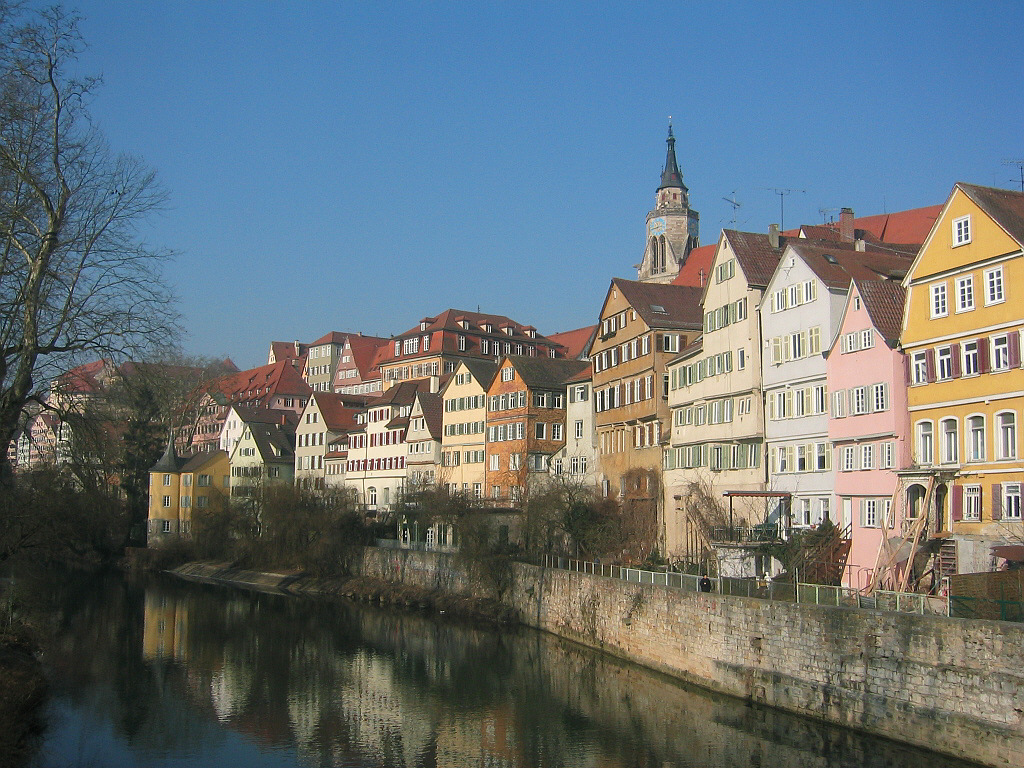
#> input picture paper_images/Tuebingen_Neckarfront.jpg, 1024 x 768 px
$ python -i edge_detection_old.py   (imports and definitions only)   (older library calls are emulated)
#> lines starting #> are read from the running program, lines starting #| are printed output that depends on the picture
import cv2
from skimage import measure
from numpy.linalg import eig
from commonfunctions import *
from numpy import pi, exp, sqrt
from scipy import ndimage as ndi
from skimage.draw import polygon
from skimage.filters import rank
from numpy.linalg import multi_dot
from skimage.util import img_as_ubyte
from skimage.morphology import watershed, disk
from sklearn.feature_extraction.image import extract_patches


# [21 lines left out: functions gaussian_kernel, get_gradient, not called in this run]


def edge_detection(content, n):
    content = rgb2gray(content)
    patches = extract_patches(content, patch_shape=(n, n), extraction_step=1)
    patches = patches.reshape((-1, n, n))
    W = gaussian_kernel(n)
    strength_threshold = 0.04
    coherent_threshold = 0.5
    img = np.zeros(patches.shape[0])
    for k in range(0, patches.shape[0]):  # patches.shape[0]=>patches count
        # for each patch -corresponding to a pixel- calc gradient for all pixels
        Gk = get_gradient(patches[k])
        GWG = multi_dot([Gk.T, W, Gk])
        e_val, e_vect = eig(GWG)
        if e_val[0] > e_val[1]:
            largest = 0  # indx, = np.where(e_val == largest_lambda)
        else:
            largest = 1
        x, y = e_vect[largest, 0], e_vect[largest, 1]  # e_vect corresponding to largest e_val
        if x != 0:
            angle = math.degrees(math.atan(y/x))
        else:
            angle = 90
        strength = math.sqrt(e_val[largest])

        dominator = float(sqrt(e_val[largest]) + sqrt(e_val[1-largest]))
        if dominator != 0:
            coherent = (sqrt(e_val[largest])-sqrt(e_val[1-largest]))/dominator
        if strength >= strength_threshold and coherent >= coherent_threshold:
            img[k] = strength
    img = img.reshape(int(sqrt(patches.shape[0])), int(sqrt(patches.shape[0])))
    return img


def main():
    IM_SIZE = 400
    content = io.imread('../paper_images/Tuebingen_Neckarfront.jpg') / 255.0
    content = (cv2.resize(content, (IM_SIZE, IM_SIZE))).astype(np.float32)
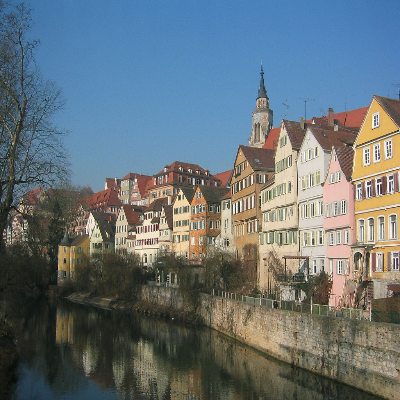
#> content: shape (400, 400, 3) float32; mean R, G, B 0.405, 0.452, 0.473
    root_n = 5
    edge_chull = edge_detection(content, root_n)  # root_n should be odd number
#> in edge_detection, `content = rgb2gray(content)`:
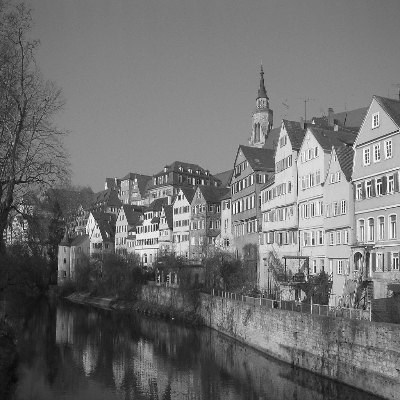
#> content: shape (400, 400) float32; min 0.0245, max 0.997, mean 0.444
    edge_watershed = edge_chull.copy()

    # thresholding edges for watershed on edges with low threshold to include as much edges as possible
    edge_watershed[edge_watershed >= 0.2] = 1
    edge_watershed[edge_watershed < 0.2] = 0
    # thresholding edges for convex hull with threshold to remove as much noise as possible
    edge_chull[edge_chull >= 0.8] = 1
    edge_chull[edge_chull < 0.8] = 0

    # show_images([content, edge_chull, edge_watershed], ["content", "edges convex hull", "edges watershed"])

    # running different filling algorithms
    chull = convex_hull(edge_chull)
    watershed_edges_bin = watershed_edges(edge_watershed)
    chull_watershed = chull * watershed_edges_bin[:chull.shape[0], :chull.shape[1]]

    show_images(
        [content, chull, watershed_edges_bin, chull_watershed],
        ["content", "convex hull filling", "watershed on edges binaraized", "multipling watershed and convex hull"]
    )


# [82 lines left out: functions right_turn, graham_scan, convex_hull, watershed_edges, not called in this run]

# main()

#> (the run stopped early here; a loop or call above may not have finished)

$ run again, with paper_images/NY.jpg copied over paper_images/Tuebingen_Neckarfront.jpg
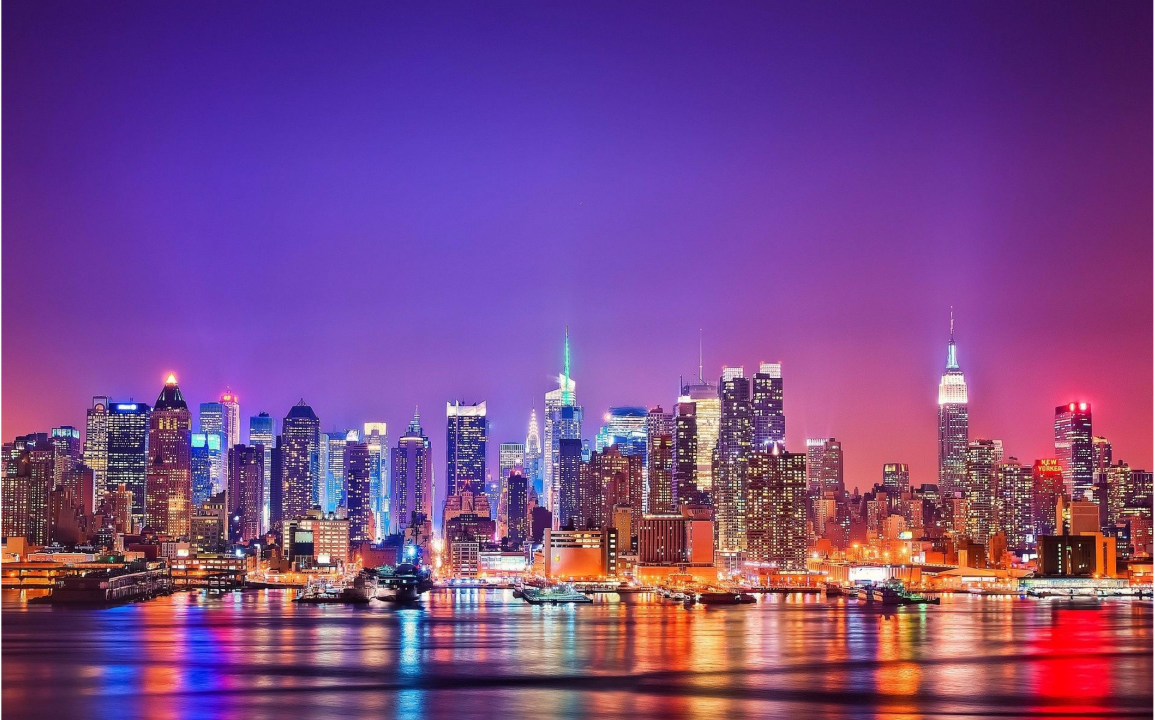
#> input picture paper_images/NY.jpg, 3465 x 2160 px (shown at 1/3 size)
#> in main, `content = (cv2.resize(content, (IM_SIZE, IM_SIZE))).astype(np.float32)`:
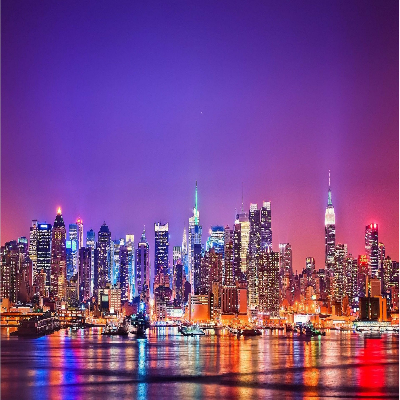
#> content: shape (400, 400, 3) float32; mean R, G, B 0.482, 0.277, 0.539
#> in edge_detection, `content = rgb2gray(content)`:
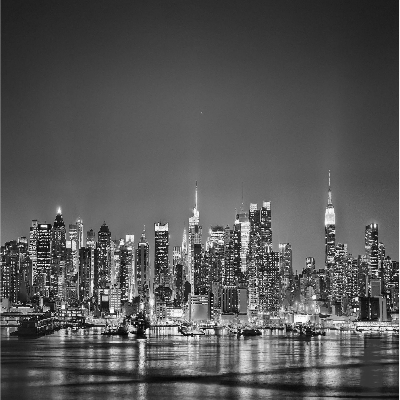
#> content: shape (400, 400) float32; min 0.0131, max 0.996, mean 0.339
